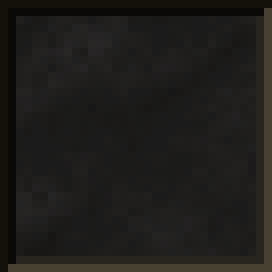
#> input picture layouts/reborn/images/ui/item.png, 34 x 34 px (shown 8 times larger)
$ python make_tier_slots.py
#> lines starting #> are read from the running program, lines starting #| are printed output that depends on the picture
#!/usr/bin/env python3
"""The tier slots (the owner, 2026-11-09: "é suposto notar-se a raridade mas muito suave", then "mais suave ainda e mais
trabalhado"). Like Awaken Legends' rarity slots the tier is in the slot picture, under the item, but as a light veil
over the game's own stone slot (layouts/reborn/images/ui/item.png), which keeps showing through:

- a faint veil of the tier's colour, with a soft glow rising from the bottom middle, where the item stands;
- a fine line in the colour along the edge, light at the top left and darker at the bottom right, strongest at the
  corners and fading towards the middle of each side;
- at each corner a second, inner line (a small double bracket) and a point of light, and a tiny dot one step inside;
- a hint of shadow just inside the line, so the veil sits within the frame.

Static, nothing drawn over the item. data/images/game/tiers/slot_t1.png .. slot_t6.png, 34x34; modules/game_tiers sets it
as the item widget's picture with an image border of 6, so larger slots keep their corners.

  python tools/make_tier_slots.py                      the slots of the game
  python tools/make_tier_slots.py <strength> <folder>  the same at another strength (STRENGTH is the game's), to compare
"""
import math
import os
import sys

from PIL import Image

HERE = os.path.dirname(os.path.abspath(__file__))
ROOT = os.path.join(HERE, '..')
BASE = os.path.join(ROOT, 'layouts', 'reborn', 'images', 'ui', 'item.png')
OUT = os.path.join(ROOT, 'data', 'images', 'game', 'tiers')
SIZE = 34
LAST = SIZE - 1
# t1 white (common), t2 green, t3 blue, t4 purple, t5 gold, t6 red; and how much each one shows (white and gold read
# brighter on the dark stone, so a little less)
COLORS = {1: (210, 214, 220), 2: (84, 214, 108), 3: (84, 150, 255), 4: (180, 108, 255), 5: (244, 196, 70),
          6: (240, 76, 66)}
WEIGHT = {1: 0.80, 2: 1.0, 3: 1.0, 4: 1.0, 5: 0.90, 6: 1.0}
# how strongly each part covers the stone (0 = not at all, 1 = only the colour)
VEIL = 0.09          # the whole fill
GLOW = 0.13          # the glow from the bottom middle, on top of the veil
LINE_CORNER = 0.62   # the edge line next to a corner
LINE_MIDDLE = 0.20   # the edge line in the middle of a side
INNER_LINE = 0.52    # the second line of the corner bracket
GLINT = 0.80         # the point of light at each corner
DOT = 0.40           # the dot one step inside each corner
RIM = 0.30           # the outer rim, the colour darkened
# the game's strength: the owner picked D and then "um pouco mais transparente que o D" (D = 1.0)
STRENGTH = 0.87


def mix(a, b, t):
    t = max(0.0, min(1.0, t))
    return tuple(int(round(a[i] + (b[i] - a[i]) * t)) for i in range(3))


def scale(c, f):
    return tuple(max(0, min(255, int(round(v * f)))) for v in c)


def along(x, y):
    """for a pixel near the edge: how far it is, along its side, from the nearest corner"""
    ring = min(x, y, LAST - x, LAST - y)
    if ring in (y, LAST - y):
        return min(x, LAST - x)
    return min(y, LAST - y)


def slot(tier, strength=1.0):
    color = COLORS[tier]
    k = WEIGHT[tier] * strength
    light = mix(color, (255, 255, 255), 0.38)     # the line where the light falls (top, left)
    shade = scale(color, 0.78)                    # the line on the far side (bottom, right)
    stone = Image.open(BASE).convert('RGB').resize((SIZE, SIZE)).load()
    img = Image.new('RGBA', (SIZE, SIZE))
#> img: PIL image 34x34 RGBA; every value is 0
    px = img.load()
    cx, cy = LAST / 2.0, LAST - 5.0               # the glow's centre: low in the middle
    for y in range(SIZE):
        for x in range(SIZE):
            s = stone[x, y]
            ring = min(x, y, LAST - x, LAST - y)
            d = along(x, y)
            lit = y < LAST - x                    # above the diagonal from bottom left to top right: the lit half
            if ring == 0:
                v = mix(s, scale(color, 0.30), RIM * k)
            elif ring == 1:
                a = LINE_MIDDLE + (LINE_CORNER - LINE_MIDDLE) * math.exp(-(d - 1) / 5.0)
                v = mix(s, light if lit else shade, a * k)
            elif ring == 2:
                v = scale(s, 1 - 0.10 * min(1.0, k))   # the shadow inside the line
            else:
                g = math.exp(-((x - cx) ** 2 + (y - cy) ** 2 * 1.6) / (2 * 8.5 ** 2))
                v = mix(s, color, (VEIL + GLOW * g) * k)
                if ring == 3 and d <= 6:          # the inner line of the corner bracket
                    v = mix(v, light if lit else shade, INNER_LINE * math.exp(-(d - 3) / 2.2) * k)
            px[x, y] = v + (255,)
    glint = mix(color, (255, 255, 255), 0.72)
#> glint = (242, 244, 245)
    for ox, oy, sx, sy in ((1, 1, 1, 1), (LAST - 1, 1, -1, 1), (1, LAST - 1, 1, -1), (LAST - 1, LAST - 1, -1, -1)):
        px[ox, oy] = mix(px[ox, oy][:3], glint, GLINT * k) + (255,)
        for dx, dy, a in ((1, 0, 0.45), (0, 1, 0.45)):   # the light spreads a little along both lines
            p = (ox + sx * dx, oy + sy * dy)
            px[p] = mix(px[p][:3], glint, GLINT * a * k) + (255,)
        p = (ox + sx * 3, oy + sy * 3)                    # the dot inside the bracket
        px[p] = mix(px[p][:3], light, DOT * k) + (255,)
#> this loop made 4 passes
#> p on passes 1 to 4: (4, 4), (29, 4), (4, 29), (29, 29)
    return img


def main():
    strength = float(sys.argv[1]) if len(sys.argv) > 2 else STRENGTH
    out = sys.argv[2] if len(sys.argv) > 2 else OUT
    os.makedirs(out, exist_ok=True)
    for tier in COLORS:
        path = os.path.join(out, 'slot_t%d.png' % tier)
        slot(tier, strength).save(path)
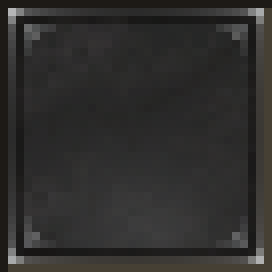
#> saved as slot_t1.png: PIL image 34x34 RGBA (shown 8 times larger); mean R, G, B, A 47.5, 46.5, 45.1, 255
        print('wrote', path)


if __name__ == '__main__':
    main()
